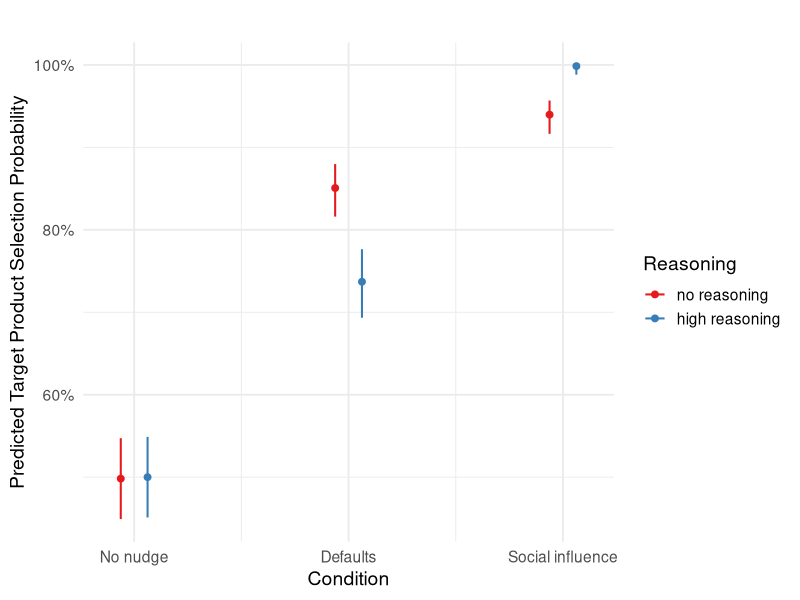

Here is the R script that generated this plot:
## ---- chunk 1
knitr::opts_chunk$set(echo = TRUE)
## ---- chunk 2
library(readr)
library(dplyr)

# Load data
df <- read_csv("combined_data.csv")
## ---- chunk 3
df1 <- df %>% mutate(
    seed = as.factor(seed),
    category = as.factor(category),
    condition = factor(
      condition, 
      levels = c("no_nudge", "defaults", "social_influence"), 
      labels = c("No nudge", "Defaults", "Social influence")
    ),
    reasoning = factor(
      reasoning, 
      levels = c("minimal", "low", "high"), 
      labels = c("no reasoning", "low", "high reasoning")
    ),
    target_product_selected = as.numeric(target_product_selected)
  )
## ---- chunk 4
library(Matrix)
library(lme4)

model1 <- glmer(
  target_product_selected ~ condition * reasoning + (1 | seed),
  data = df1,
  family = binomial
)

summary(model1)
## ---- chunk 5
library(emmeans)
emm_H1 <- emmeans(model1, ~ reasoning | condition)
pairs(emm_H1, reverse = TRUE, type = "link")
pairs(emm_H1, reverse = TRUE, type = "response")
## ---- chunk 6
library(ggeffects)
library(ggplot2)
library(dplyr)

eff_model1 <- ggpredict(model1, terms = c("condition", "reasoning"))

plot(eff_model1) +
  labs(
    title = "",
    x = "Condition", 
    y = "Predicted Target Product Selection Probability",
    color = "Reasoning"
  ) +
  theme_minimal(base_size = 14)
